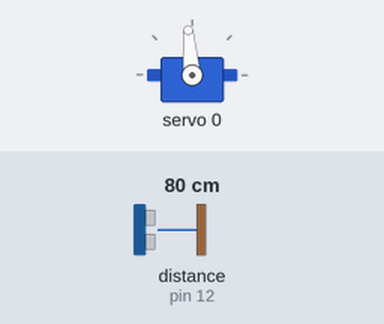
A sketch run on a simulated Arduino Uno, built with avr-gcc and run on an emulated ATmega328P. Shown: servo. The inputs (shaded band) are chosen by the test bench; at power-on: distance to the obstacle (sensor on pin 12) 80 cm. The echo pulse lasts 58.3 µs per cm; random numbers use the default seed unless the sketch sets one; the audio player accepts every command and is not drawn.

Above: at 1.7 s.
1.8 s: distance to the obstacle (sensor on pin 12) set to 120 cm
4.8 s: distance to the obstacle (sensor on pin 12) set to 2 cm
Timing chart, 0 to 7.8 s (numbered marks = the images above; inputs shaded):
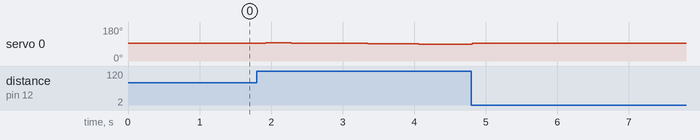

The sketch:

Eyes_project_Servo_Mp3.ino
```cpp
// include the necessary libraries
#include <SPI.h>
#include <hcsr04.h>
#include <Wire.h>
#include <Adafruit_PWMServoDriver.h>

//MP3 Player
#include "DFRobotDFPlayerMini.h"
#include "SoftwareSerial.h"

Adafruit_PWMServoDriver pwm = Adafruit_PWMServoDriver();
#define SERVOMIN  150 // This is the 'minimum' pulse length count (out of 4096)
#define SERVOMAX  600 // This is the 'maximum' pulse length count (out of 4096)
#define SERVOMID  375

//ultrasonic sensor x3
#define TRIG_PIN 7
#define ECHO_PIN 8

#define TRIG_PIN 9
#define ECHO_PIN 10

#define TRIG_PIN 11
#define ECHO_PIN 12

// Use pins 2 and 3 to communicate with DFPlayer Mini

static const uint8_t PIN_MP3_TX = 2; // Connects to module's RX
static const uint8_t PIN_MP3_RX = 3; // Connects to module's TX
SoftwareSerial softwareSerial(PIN_MP3_RX, PIN_MP3_TX);

// Create the Player object
DFRobotDFPlayerMini player;


HCSR04 hcsr4(TRIG_PIN, ECHO_PIN, 20, 4000);
unsigned int myDistance = 1000;//compareed distance
int num = 1;
int degree[3] = {375, 375, 375};

void setup() {
  // initialize the serial port: it will be used to
  // print some diagnostic info
  Serial.begin(9600);
  while (!Serial) {
    // wait for serial port to connect. Needed for native USB port only
  }
  pwm.begin();
  pwm.setPWMFreq(60);
  for (int i = 0; i < num; i++) {
    pwm.setPWM(i, 0, degree[i]);
  }

  softwareSerial.begin(9600);//mp3
  // Start communication with DFPlayer Mini
  if (player.begin(softwareSerial)
     ) {
      player.volume(8);

    //    Serial.println("OK");
    // Set volume to maximum (0 to 30).
    //player.volume(20);
    // Play the "0001.mp3" in the "mp3" folder on the SD card
    // player.playMp3Folder(3);
    // player.setTimeOut(500); //Set serial communictaion time out 500ms

  }
  //

  else {
    Serial.println("Connecting to DFPlayer Mini failed!");
  }


}

void loop() {
  // don't do anything if the image wasn't loaded correctly.

  //没看到人
  if (hcsr4.distanceInMillimeters() > myDistance) {
    for (int i = 0; i < num; i++) {
      degree[i] += random(-4, 4);
      pwm.setPWM(i, 0, degree[i]);
      playSound1();
    }

  }

  //看到人
  if (hcsr4.distanceInMillimeters() < myDistance) {
    for (int i = 0; i < num; i++) {
      degree[i] = SERVOMID;
      pwm.setPWM(i, 0, degree[i]);
      playSound2();
    }
  }
  delay(300);
}

void playSound1() {
  player.loop(1);
  player.volume(2);
}
void playSound2() {
  player.loop(2);
  player.volume(2);
}
```

Measured:
- after the input at 1.8 s, servo 0: 95° → 96° after 0.12 s, → 95° 0.36 s later, → 94° 0.36 s later, → 93° 0.36 s later, … (8 changes in this stretch)
